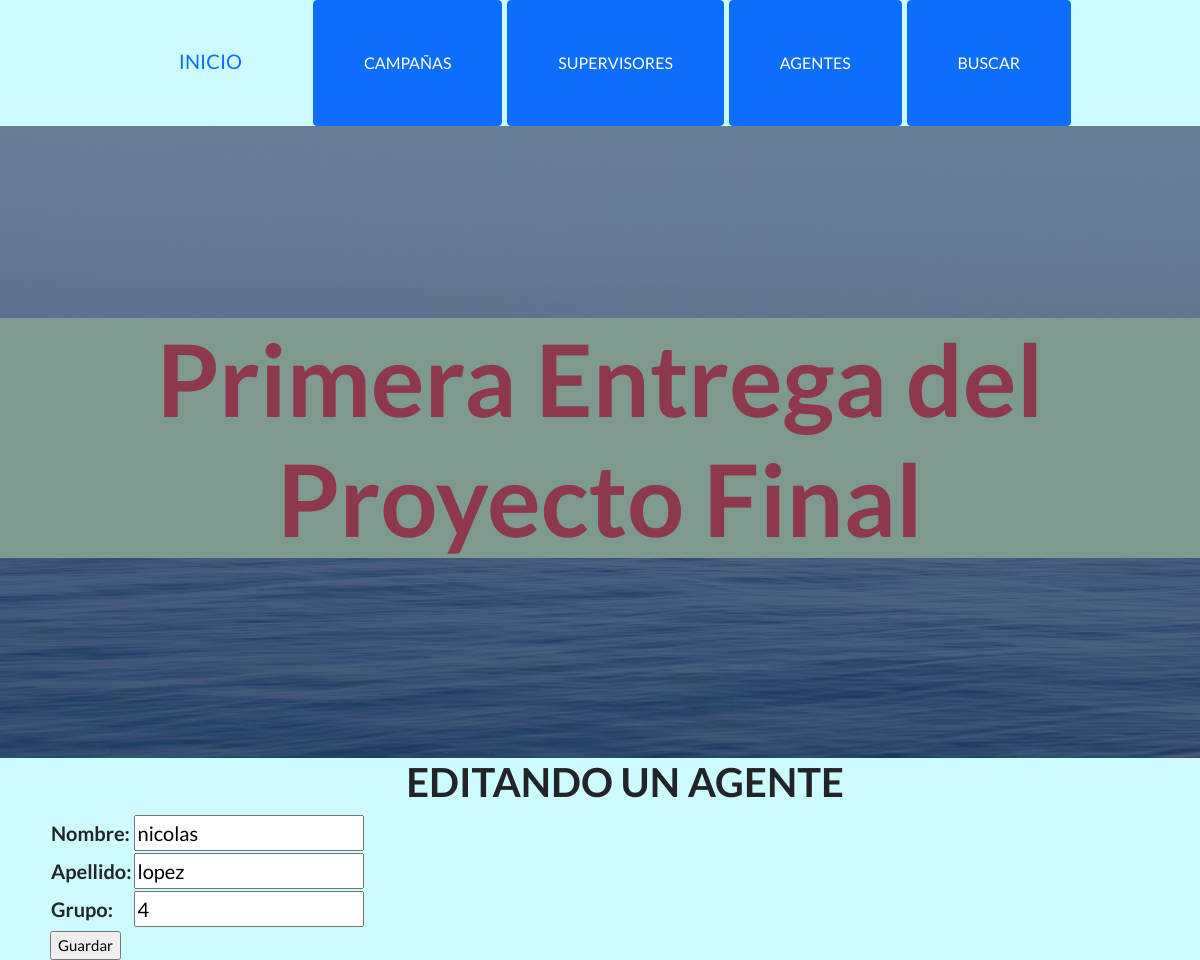
Page /AppCoder/editarAgente/2 on the earlier database version.
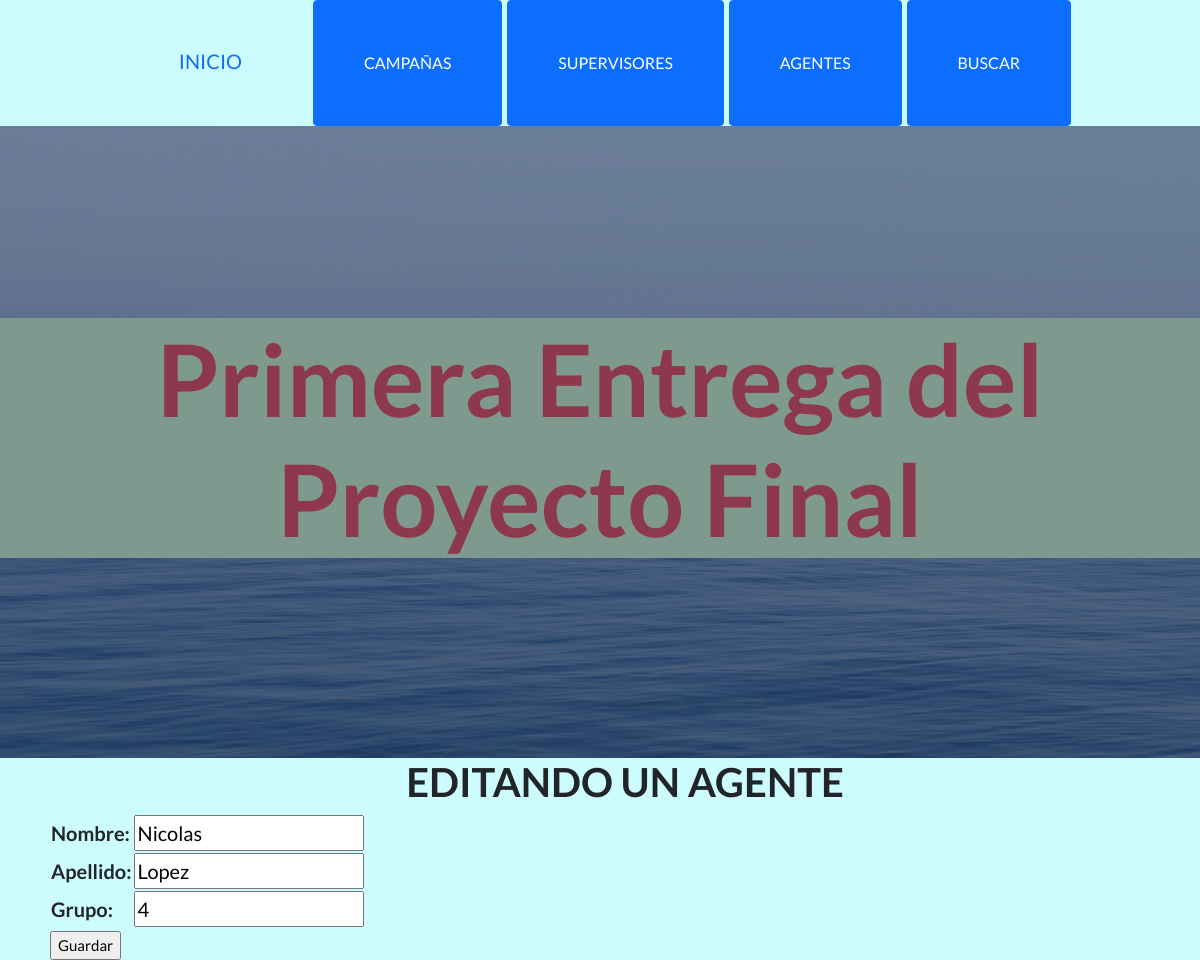
Same page on the later database version.
### AppCoder/models.py (models this page shows, shortened)
class Agentes(models.Model):
    nombre = models.CharField(max_length=30)
    apellido = models.CharField(max_length=30)
    grupo = models.IntegerField()

### AppCoder/views.py (the view)
# urls.py: path('editarAgente/<id>', editarAgente, name='editarAgente'),
def editarAgente(request, id):
    agente = Agentes.objects.get(id=id)
    if request.method == 'POST':
        form = AgentesForm(request.POST)
        if form.is_valid():
            info = form.cleaned_data
            agente.nombre = info['nombre']
            agente.apellido = info['apellido']
            agente.grupo = info['grupo']
            agente.save()
            agentes = Agentes.objects.all()
            return render(request, 'AppCoder/leerAgentes.html', {'agentes':agentes})
    else:
        formulario = AgentesForm(initial={'nombre':agente.nombre,'apellido':agente.apellido,'grupo':agente.grupo})
        return render(request, 'AppCoder/editarAgente.html', {'formulario':formulario, 'agente':agente})

### AppCoder/forms.py
class AgentesForm(forms.Form):
    nombre = forms.CharField(max_length=30)
    apellido = forms.CharField(max_length=30)
    grupo = forms.IntegerField()

### AppCoder/templates/AppCoder/editarAgente.html
{% extends 'AppCoder/inicio.html' %}
{% load static %}
{% block pantalla %}
<h1 style="text-align: center;">EDITANDO UN AGENTE</h1>
<form action="{% url 'editarAgente' agente.id %}" method="POST"> {% csrf_token %}
    <table>
        {{ formulario.as_table }}
    </table>
    <input type="submit" value="Guardar" style="font-size: 15px;">
</form>
{% endblock %}

Differences in the rows shown:
changed Agentes: nombre "nicolas" → "Nicolas"; apellido "lopez" → "Lopez"
